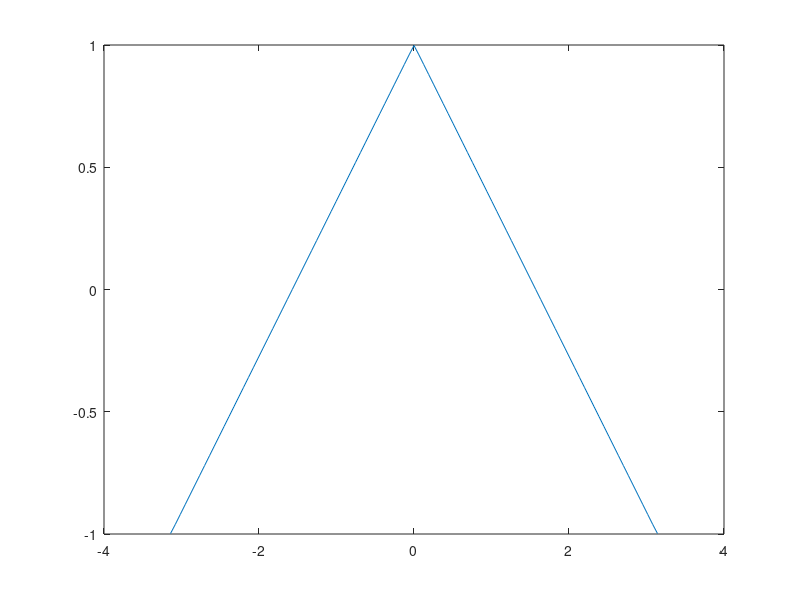

This figure's MATLAB source:
% t= -40*pi:80*pi/500:40*pi;
% f=sin(t/5)+cos(t/4);
% plot(t,f)
% 
% 
% %____
% s=0;
% t=-1/2:1/200:1/2;
% for k=1:50
%    s=s+4/pi*1/(2*k-1)*sin((2*k-1)*2*pi*t);
%    plot(t,s)
%    pause(0.5)
% end


s=0;
t=-pi:2*pi/100:pi;
for k=1:100
s=s+8/pi^2*1/(2*k-1)^2*cos((2*k-1)*t); %w0=2*pi/2*pi =1 de donde T=2*pi
end
pause(1)
plot(t,s)